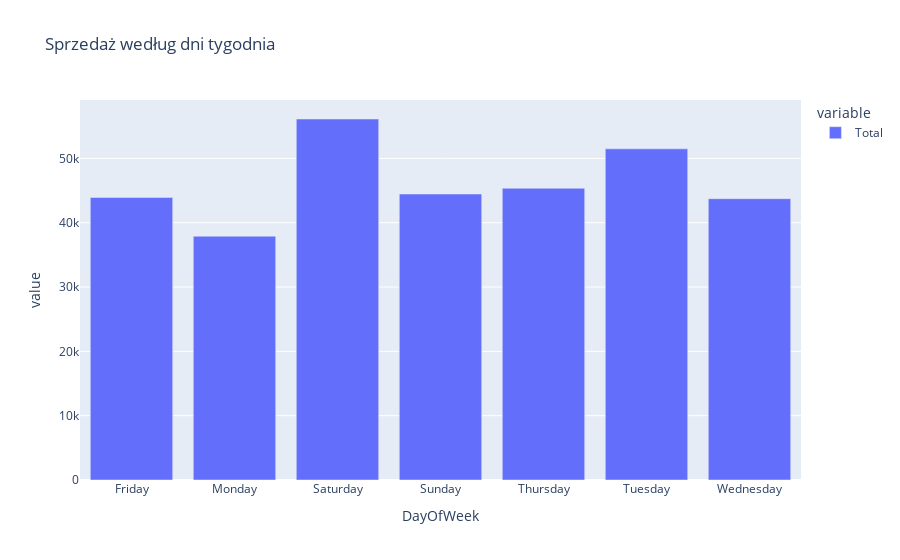

Source (notebook cell):
### Markdown cell above
Trendy sprzedażowe

### Code cell
print(df['Date'].head())

df['Date'] = pd.to_datetime(df['Date'], format='%m/%d/%Y') 

df['DayOfWeek'] = df['Date'].dt.day_name()

weekday_sales = df.groupby('DayOfWeek')['Total'].sum()

# Wykres sprzedaży według dni tygodnia
fig_weekday = px.bar(weekday_sales, title='Sprzedaż według dni tygodnia')
fig_weekday.show()

### Figure 1 — Plotly figure (JSON) as saved in the notebook; plotly's stock layout.template omitted (floating-point values rounded to 4 significant figures)
{"data": [{"alignmentgroup": "True", "hovertemplate": "variable=Total<br>DayOfWeek=%{x}<br>value=%{y}<extra></extra>", "legendgroup": "Total", "marker": {"color": "#636efa", "pattern": {"shape": ""}}, "name": "Total", "offsetgroup": "Total", "orientation": "v", "showlegend": true, "textposition": "auto", "type": "bar", "x": ["Friday", "Monday", "Saturday", "Sunday", "Thursday", "Tuesday", "Wednesday"], "xaxis": "x", "y": [43930.0, 37900.0, 56120.0, 44460.0, 45350.0, 51480.0, 43730.0], "yaxis": "y"}], "layout": {"barmode": "relative", "legend": {"title": {"text": "variable"}, "tracegroupgap": 0}, "title": {"text": "Sprzedaż według dni tygodnia"}, "xaxis": {"anchor": "y", "domain": [0, 1], "title": {"text": "DayOfWeek"}}, "yaxis": {"anchor": "x", "domain": [0, 1], "title": {"text": "value"}}}}
